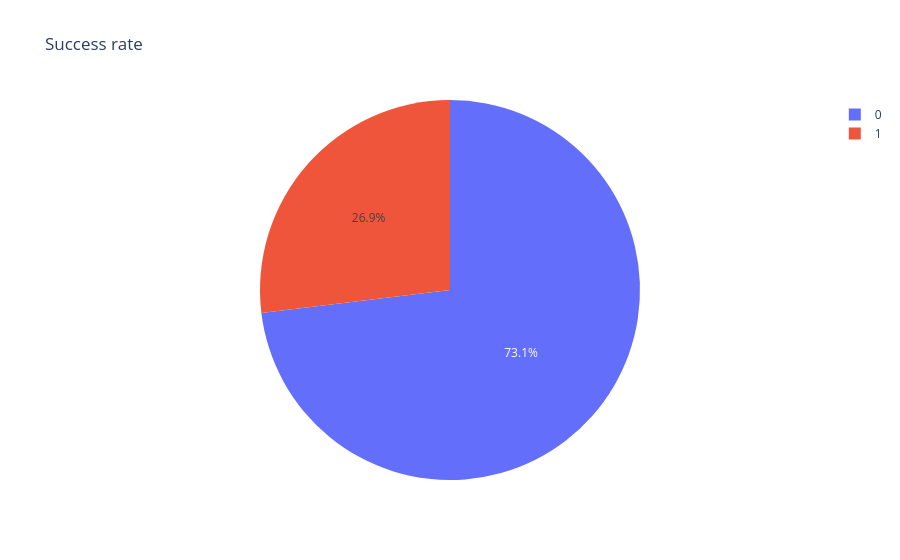

Notebook cell for this chart:
### Code cell
filtered_df=dataframe[dataframe['Launch Site']=='CCAFS LC-40']
filtered_df=filtered_df.groupby('class').count()
filtered_df
fig=px.pie(filtered_df,names=filtered_df.index,values='Launch Site',title=f'Success rate')
fig

### Figure 1 — Plotly figure (JSON) as saved in the notebook; plotly's stock layout.template omitted (floating-point values rounded to 4 significant figures)
{"data": [{"domain": {"x": [0, 1], "y": [0, 1]}, "hovertemplate": "class=%{label}<br>Launch Site=%{value}<extra></extra>", "labels": [0, 1], "legendgroup": "", "name": "", "showlegend": true, "type": "pie", "values": [19, 7]}], "layout": {"legend": {"tracegroupgap": 0}, "title": {"text": "Success rate"}}}
